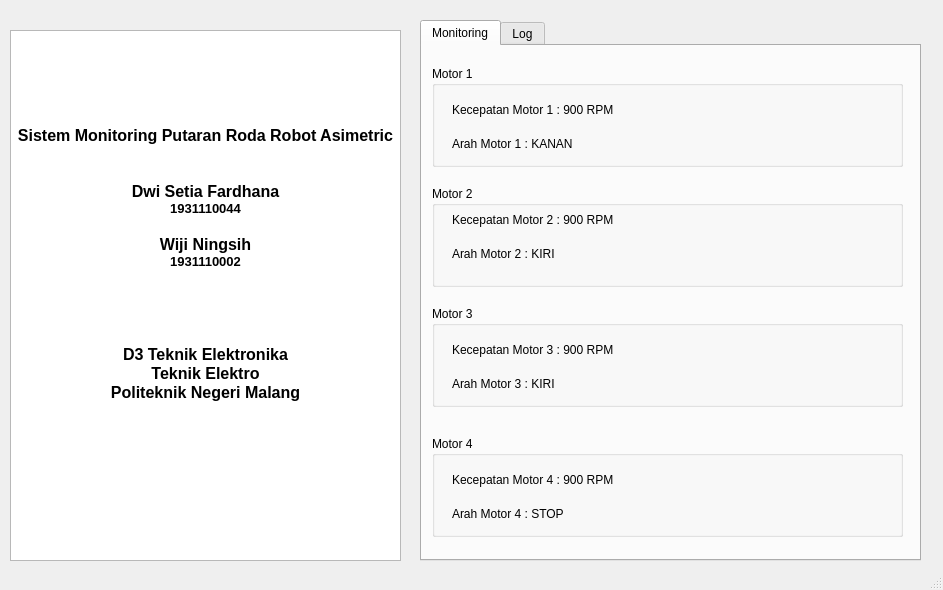
<?xml version="1.0" encoding="UTF-8"?>
<ui version="4.0">
 <class>LaporanAkhir2021</class>
 <widget class="QMainWindow" name="LaporanAkhir2021">
  <property name="geometry">
   <rect>
    <x>0</x>
    <y>0</y>
    <width>943</width>
    <height>590</height>
   </rect>
  </property>
  <property name="windowTitle">
   <string>MainWindow</string>
  </property>
  <property name="animated">
   <bool>true</bool>
  </property>
  <widget class="QWidget" name="centralwidget">
   <widget class="QTextBrowser" name="textBrowser">
    <property name="geometry">
     <rect>
      <x>10</x>
      <y>30</y>
      <width>391</width>
      <height>531</height>
     </rect>
    </property>
    <property name="html">
     <string>&lt;!DOCTYPE HTML PUBLIC &quot;-//W3C//DTD HTML 4.0//EN&quot; &quot;http://www.w3.org/TR/REC-html40/strict.dtd&quot;&gt;
&lt;html&gt;&lt;head&gt;&lt;meta name=&quot;qrichtext&quot; content=&quot;1&quot; /&gt;&lt;style type=&quot;text/css&quot;&gt;
p, li { white-space: pre-wrap; }
&lt;/style&gt;&lt;/head&gt;&lt;body style=&quot; font-family:'MS Shell Dlg 2'; font-size:8.25pt; font-weight:400; font-style:normal;&quot;&gt;
&lt;p align=&quot;center&quot; style=&quot; margin-top:0px; margin-bottom:0px; margin-left:0px; margin-right:0px; -qt-block-indent:0; text-indent:0px;&quot;&gt;&lt;img src=&quot;:/logo/logoPolinema.png&quot; width=&quot;100&quot; /&gt;&lt;/p&gt;
&lt;p align=&quot;center&quot; style=&quot;-qt-paragraph-type:empty; margin-top:0px; margin-bottom:0px; margin-left:0px; margin-right:0px; -qt-block-indent:0; text-indent:0px;&quot;&gt;&lt;br /&gt;&lt;/p&gt;
&lt;p align=&quot;center&quot; style=&quot;-qt-paragraph-type:empty; margin-top:0px; margin-bottom:0px; margin-left:0px; margin-right:0px; -qt-block-indent:0; text-indent:0px;&quot;&gt;&lt;br /&gt;&lt;/p&gt;
&lt;p align=&quot;center&quot; style=&quot;-qt-paragraph-type:empty; margin-top:0px; margin-bottom:0px; margin-left:0px; margin-right:0px; -qt-block-indent:0; text-indent:0px;&quot;&gt;&lt;br /&gt;&lt;/p&gt;
&lt;p align=&quot;center&quot; style=&quot;-qt-paragraph-type:empty; margin-top:0px; margin-bottom:0px; margin-left:0px; margin-right:0px; -qt-block-indent:0; text-indent:0px;&quot;&gt;&lt;br /&gt;&lt;/p&gt;
&lt;p align=&quot;center&quot; style=&quot;-qt-paragraph-type:empty; margin-top:0px; margin-bottom:0px; margin-left:0px; margin-right:0px; -qt-block-indent:0; text-indent:0px;&quot;&gt;&lt;br /&gt;&lt;/p&gt;
&lt;p align=&quot;center&quot; style=&quot;-qt-paragraph-type:empty; margin-top:0px; margin-bottom:0px; margin-left:0px; margin-right:0px; -qt-block-indent:0; text-indent:0px;&quot;&gt;&lt;br /&gt;&lt;/p&gt;
&lt;p align=&quot;center&quot; style=&quot; margin-top:0px; margin-bottom:0px; margin-left:0px; margin-right:0px; -qt-block-indent:0; text-indent:0px;&quot;&gt;&lt;span style=&quot; font-size:12pt; font-weight:600;&quot;&gt;Sistem Monitoring Putaran Roda Robot Asimetric&lt;/span&gt;&lt;/p&gt;
&lt;p align=&quot;center&quot; style=&quot;-qt-paragraph-type:empty; margin-top:0px; margin-bottom:0px; margin-left:0px; margin-right:0px; -qt-block-indent:0; text-indent:0px; font-size:11pt; font-weight:600;&quot;&gt;&lt;br /&gt;&lt;/p&gt;
&lt;p align=&quot;center&quot; style=&quot;-qt-paragraph-type:empty; margin-top:0px; margin-bottom:0px; margin-left:0px; margin-right:0px; -qt-block-indent:0; text-indent:0px; font-size:12pt; font-weight:600;&quot;&gt;&lt;br /&gt;&lt;/p&gt;
&lt;p align=&quot;center&quot; style=&quot; margin-top:0px; margin-bottom:0px; margin-left:0px; margin-right:0px; -qt-block-indent:0; text-indent:0px;&quot;&gt;&lt;span style=&quot; font-size:12pt; font-weight:600;&quot;&gt;Dwi Setia Fardhana&lt;/span&gt;&lt;/p&gt;
&lt;p align=&quot;center&quot; style=&quot; margin-top:0px; margin-bottom:0px; margin-left:0px; margin-right:0px; -qt-block-indent:0; text-indent:0px;&quot;&gt;&lt;span style=&quot; font-size:10pt; font-weight:600;&quot;&gt;1931110044&lt;/span&gt;&lt;/p&gt;
&lt;p align=&quot;center&quot; style=&quot;-qt-paragraph-type:empty; margin-top:0px; margin-bottom:0px; margin-left:0px; margin-right:0px; -qt-block-indent:0; text-indent:0px; font-size:12pt; font-weight:600;&quot;&gt;&lt;br /&gt;&lt;/p&gt;
&lt;p align=&quot;center&quot; style=&quot; margin-top:0px; margin-bottom:0px; margin-left:0px; margin-right:0px; -qt-block-indent:0; text-indent:0px;&quot;&gt;&lt;span style=&quot; font-size:12pt; font-weight:600;&quot;&gt;Wiji Ningsih&lt;/span&gt;&lt;/p&gt;
&lt;p align=&quot;center&quot; style=&quot; margin-top:0px; margin-bottom:0px; margin-left:0px; margin-right:0px; -qt-block-indent:0; text-indent:0px;&quot;&gt;&lt;span style=&quot; font-size:10pt; font-weight:600;&quot;&gt;1931110002&lt;/span&gt;&lt;/p&gt;
&lt;p align=&quot;center&quot; style=&quot;-qt-paragraph-type:empty; margin-top:0px; margin-bottom:0px; margin-left:0px; margin-right:0px; -qt-block-indent:0; text-indent:0px; font-size:12pt; font-weight:600;&quot;&gt;&lt;br /&gt;&lt;/p&gt;
&lt;p align=&quot;center&quot; style=&quot;-qt-paragraph-type:empty; margin-top:0px; margin-bottom:0px; margin-left:0px; margin-right:0px; -qt-block-indent:0; text-indent:0px; font-size:12pt; font-weight:600;&quot;&gt;&lt;br /&gt;&lt;/p&gt;
&lt;p align=&quot;center&quot; style=&quot;-qt-paragraph-type:empty; margin-top:0px; margin-bottom:0px; margin-left:0px; margin-right:0px; -qt-block-indent:0; text-indent:0px; font-size:12pt; font-weight:600;&quot;&gt;&lt;br /&gt;&lt;/p&gt;
&lt;p align=&quot;center&quot; style=&quot;-qt-paragraph-type:empty; margin-top:0px; margin-bottom:0px; margin-left:0px; margin-right:0px; -qt-block-indent:0; text-indent:0px; font-size:12pt; font-weight:600;&quot;&gt;&lt;br /&gt;&lt;/p&gt;
&lt;p align=&quot;center&quot; style=&quot; margin-top:0px; margin-bottom:0px; margin-left:0px; margin-right:0px; -qt-block-indent:0; text-indent:0px;&quot;&gt;&lt;span style=&quot; font-size:12pt; font-weight:600;&quot;&gt;D3 Teknik Elektronika&lt;/span&gt;&lt;/p&gt;
&lt;p align=&quot;center&quot; style=&quot; margin-top:0px; margin-bottom:0px; margin-left:0px; margin-right:0px; -qt-block-indent:0; text-indent:0px;&quot;&gt;&lt;span style=&quot; font-size:12pt; font-weight:600;&quot;&gt;Teknik Elektro&lt;/span&gt;&lt;/p&gt;
&lt;p align=&quot;center&quot; style=&quot; margin-top:0px; margin-bottom:0px; margin-left:0px; margin-right:0px; -qt-block-indent:0; text-indent:0px;&quot;&gt;&lt;span style=&quot; font-size:12pt; font-weight:600;&quot;&gt;Politeknik Negeri Malang&lt;/span&gt;&lt;/p&gt;&lt;/body&gt;&lt;/html&gt;</string>
    </property>
   </widget>
   <widget class="QTabWidget" name="tabWidget">
    <property name="geometry">
     <rect>
      <x>420</x>
      <y>20</y>
      <width>501</width>
      <height>541</height>
     </rect>
    </property>
    <property name="currentIndex">
     <number>0</number>
    </property>
    <widget class="QWidget" name="tab">
     <attribute name="title">
      <string>Monitoring</string>
     </attribute>
     <widget class="QGroupBox" name="groupBox_Motor2">
      <property name="geometry">
       <rect>
        <x>10</x>
        <y>140</y>
        <width>471</width>
        <height>101</height>
       </rect>
      </property>
      <property name="toolTip">
       <string/>
      </property>
      <property name="title">
       <string>Motor 2</string>
      </property>
      <widget class="QWidget" name="gridLayoutWidget_2">
       <property name="geometry">
        <rect>
         <x>20</x>
         <y>20</y>
         <width>441</width>
         <height>61</height>
        </rect>
       </property>
       <layout class="QGridLayout" name="gridLayout_Motor2">
        <item row="1" column="0">
         <widget class="QLabel" name="arahMotor2">
          <property name="text">
           <string>Arah Motor 2 : KIRI</string>
          </property>
         </widget>
        </item>
        <item row="0" column="0">
         <widget class="QLabel" name="kecepatanMotor2">
          <property name="text">
           <string>Kecepatan Motor 2 : 900 RPM</string>
          </property>
         </widget>
        </item>
       </layout>
      </widget>
     </widget>
     <widget class="QGroupBox" name="groupBox_Motor1">
      <property name="geometry">
       <rect>
        <x>10</x>
        <y>20</y>
        <width>471</width>
        <height>101</height>
       </rect>
      </property>
      <property name="title">
       <string>Motor 1</string>
      </property>
      <widget class="QWidget" name="gridLayoutWidget">
       <property name="geometry">
        <rect>
         <x>20</x>
         <y>30</y>
         <width>441</width>
         <height>61</height>
        </rect>
       </property>
       <layout class="QGridLayout" name="gridLayout_Motor1">
        <item row="0" column="0">
         <widget class="QLabel" name="kecepatanMotor1">
          <property name="text">
           <string>Kecepatan Motor 1 : 900 RPM</string>
          </property>
         </widget>
        </item>
        <item row="1" column="0">
         <widget class="QLabel" name="arahMotor1">
          <property name="autoFillBackground">
           <bool>false</bool>
          </property>
          <property name="text">
           <string>Arah Motor 1 : KANAN</string>
          </property>
          <property name="textInteractionFlags">
           <set>Qt::LinksAccessibleByMouse</set>
          </property>
         </widget>
        </item>
       </layout>
      </widget>
     </widget>
     <widget class="QGroupBox" name="groupBox_Motor3">
      <property name="geometry">
       <rect>
        <x>10</x>
        <y>260</y>
        <width>471</width>
        <height>101</height>
       </rect>
      </property>
      <property name="title">
       <string>Motor 3</string>
      </property>
      <widget class="QWidget" name="gridLayoutWidget_4">
       <property name="geometry">
        <rect>
         <x>20</x>
         <y>30</y>
         <width>441</width>
         <height>61</height>
        </rect>
       </property>
       <layout class="QGridLayout" name="gridLayout_Motor3">
        <item row="1" column="0">
         <widget class="QLabel" name="arahMotor3">
          <property name="text">
           <string>Arah Motor 3 : KIRI</string>
          </property>
         </widget>
        </item>
        <item row="0" column="0">
         <widget class="QLabel" name="kecepatanMotor3">
          <property name="locale">
           <locale language="Indonesian" country="Indonesia"/>
          </property>
          <property name="inputMethodHints">
           <set>Qt::ImhNone</set>
          </property>
          <property name="text">
           <string>Kecepatan Motor 3 : 900 RPM</string>
          </property>
         </widget>
        </item>
       </layout>
      </widget>
     </widget>
     <widget class="QGroupBox" name="groupBox_Motor4">
      <property name="geometry">
       <rect>
        <x>10</x>
        <y>390</y>
        <width>471</width>
        <height>101</height>
       </rect>
      </property>
      <property name="title">
       <string>Motor 4</string>
      </property>
      <widget class="QWidget" name="gridLayoutWidget_5">
       <property name="geometry">
        <rect>
         <x>20</x>
         <y>30</y>
         <width>441</width>
         <height>61</height>
        </rect>
       </property>
       <layout class="QGridLayout" name="gridLayout_Motor4">
        <item row="2" column="0">
         <widget class="QLabel" name="arahMotor4">
          <property name="text">
           <string>Arah Motor 4 : STOP</string>
          </property>
         </widget>
        </item>
        <item row="1" column="0">
         <widget class="QLabel" name="kecepatanMotor4">
          <property name="text">
           <string>Kecepatan Motor 4 : 900 RPM</string>
          </property>
         </widget>
        </item>
       </layout>
      </widget>
     </widget>
    </widget>
    <widget class="QWidget" name="tab_2">
     <attribute name="title">
      <string>Log</string>
     </attribute>
     <widget class="QTextEdit" name="textEdit">
      <property name="geometry">
       <rect>
        <x>10</x>
        <y>10</y>
        <width>471</width>
        <height>501</height>
       </rect>
      </property>
      <property name="html">
       <string>&lt;!DOCTYPE HTML PUBLIC &quot;-//W3C//DTD HTML 4.0//EN&quot; &quot;http://www.w3.org/TR/REC-html40/strict.dtd&quot;&gt;
&lt;html&gt;&lt;head&gt;&lt;meta name=&quot;qrichtext&quot; content=&quot;1&quot; /&gt;&lt;style type=&quot;text/css&quot;&gt;
p, li { white-space: pre-wrap; }
&lt;/style&gt;&lt;/head&gt;&lt;body style=&quot; font-family:'MS Shell Dlg 2'; font-size:8.25pt; font-weight:400; font-style:normal;&quot;&gt;
&lt;p style=&quot;-qt-paragraph-type:empty; margin-top:0px; margin-bottom:0px; margin-left:0px; margin-right:0px; -qt-block-indent:0; text-indent:0px;&quot;&gt;&lt;br /&gt;&lt;/p&gt;&lt;/body&gt;&lt;/html&gt;</string>
      </property>
     </widget>
    </widget>
   </widget>
  </widget>
  <widget class="QStatusBar" name="statusbar"/>
 </widget>
 <resources>
  <include location="logo.qrc"/>
 </resources>
 <connections/>
</ui>
